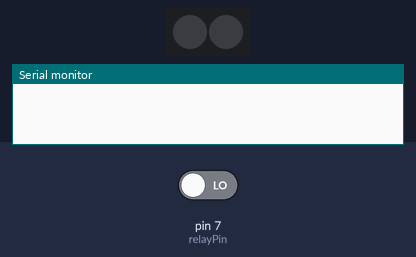
The sketch below on a simulated Arduino Uno, built with avr-gcc and run on an emulated ATmega328P. On the bench: 2 RGB LEDs in strip order, left to right, the last lines printed to the serial monitor. Inputs (shaded band) come from the test bench; at power-on: pin 7 (relayPin) LOW. The strip is taken to match the declared colour order.

Above: at 1.2 s.
1.3 s: pin 7 (relayPin) driven HIGH
At 2.1 s:
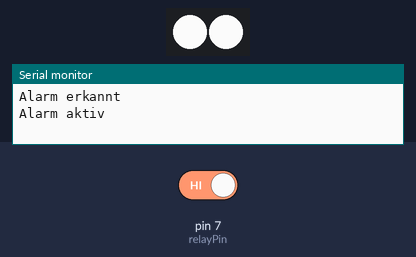
2.8 s: pin 7 (relayPin) driven LOW
At 5.0 s:
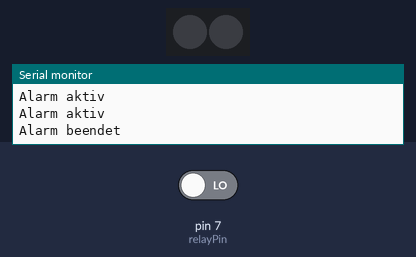
Timing chart, 0 to 6.5 s (numbered marks = the images above; inputs shaded):
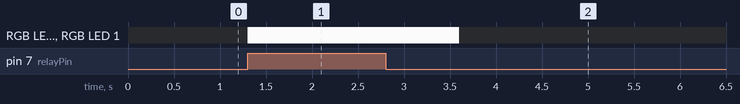

The sketch:

arduino.ino
```cpp
#include <Arduino.h>
#include "led_control.h"

//LED STRIP 1
#define LED_CONTROL_PIN 8
#define COUNT_OF_LEDS 2
Adafruit_NeoPixel strip = Adafruit_NeoPixel(COUNT_OF_LEDS, LED_CONTROL_PIN, NEO_RGB + NEO_KHZ800);

//ALARM DETECTOR
const int relayPin = 7;
bool alarmDetected = false;

void setup() {
  Serial.begin(115200);
  pinMode(relayPin, INPUT);
  strip.begin();
  strip.clear();
  strip.show(); // Ensure the initial clear is displayed
}

void loop() {
  int schalterZustand = digitalRead(relayPin);

  if(schalterZustand == HIGH) {
    if(alarmDetected == false) {
      Serial.println("Alarm erkannt");
      alarmDetected = true;
      setStripColor(strip, 240, 240, 240); // Set the strip to blue color when alarm is detected
    } else {
      Serial.println("Alarm aktiv");
      delay(1000);
    }
  }
  else if (schalterZustand == LOW) {
    if(alarmDetected == true) {
      Serial.println("Alarm beendet");
      alarmDetected = false;
      clearStrip(strip); // Clear the strip
    }
  }
  delay(100);
}
```

led_control.cpp
```cpp
#include "led_control.h"

void clearStrip(Adafruit_NeoPixel& strip) {
  for(int i = 0; i < strip.numPixels(); i++) {
    strip.setPixelColor(i, 0);
  }
  strip.show();
}

void setStripColor(Adafruit_NeoPixel& strip, uint8_t r, uint8_t g, uint8_t b) {
  for(int i = 0; i < strip.numPixels(); i++) {
    strip.setPixelColor(i, strip.Color(g, r, b));
  }
  strip.show();
}
```

led_control.h
```cpp
#ifndef LED_CONTROL_H
#define LED_CONTROL_H

#include <Adafruit_NeoPixel.h>

/**
 * @brief Setzt alle LEDs im Strip auf aus.
 *
 * Diese Funktion setzt alle LEDs im angegebenen Adafruit_NeoPixel-Strip
 * auf aus (Farbe 0,0,0) und zeigt die Änderung an.
 *
 * @param strip Referenz auf einen Adafruit_NeoPixel-Strip.
 */
void clearStrip(Adafruit_NeoPixel& strip);

/**
 * @brief Setzt alle LEDs im Strip auf die angegebene Farbe.
 *
 * Diese Funktion setzt alle LEDs im angegebenen Adafruit_NeoPixel-Strip
 * auf die angegebene RGB-Farbe und zeigt die Änderung an.
 *
 * @param strip Referenz auf einen Adafruit_NeoPixel-Strip.
 * @param r Rot-Wert der Farbe (0-255).
 * @param g Grün-Wert der Farbe (0-255).
 * @param b Blau-Wert der Farbe (0-255).
 */
void setStripColor(Adafruit_NeoPixel& strip, uint8_t r, uint8_t g, uint8_t b);

#endif
```

Measured:
- after the input at 1.3 s, RGB LED 0, RGB LED 1: off → RGB(240, 240, 240) at once
- after the input at 2.8 s, RGB LED 0, RGB LED 1: RGB(240, 240, 240) → off after 0.80 s
